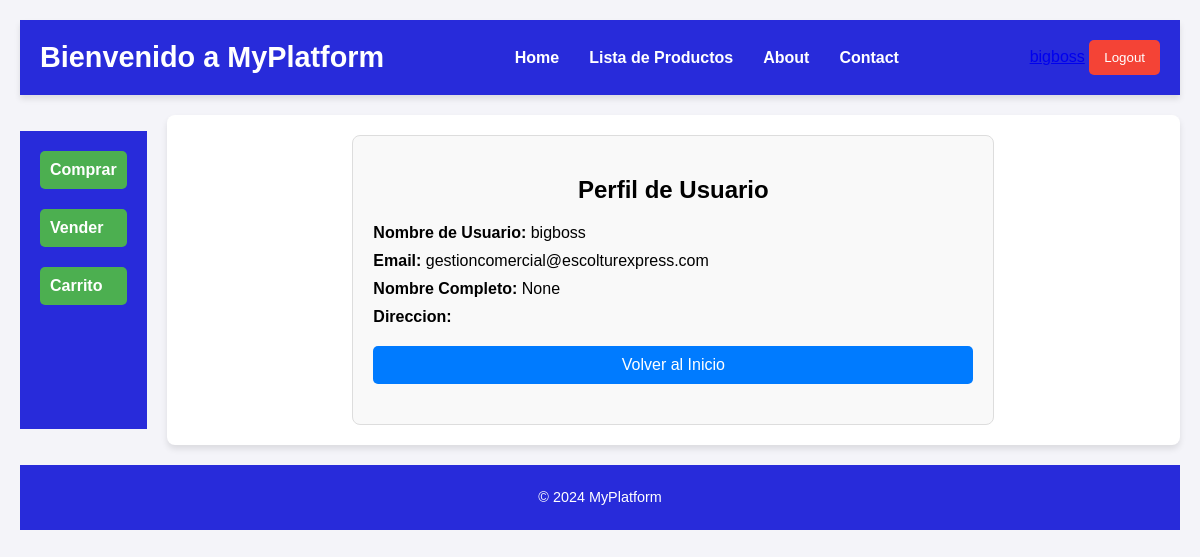
Page /users//profile/ (signed in) on the earlier database version.
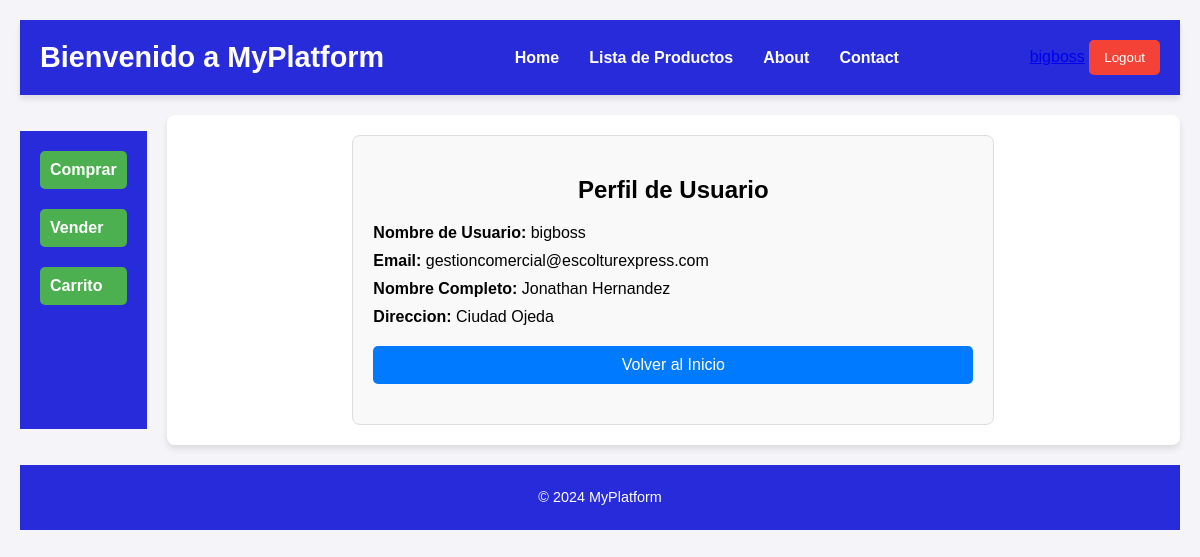
Same page on the later database version.
### users/models.py (models this page shows, shortened)
class CustomUser(AbstractUser):
    is_buyer = models.BooleanField(default=False)
    is_seller = models.BooleanField(default=False)
    full_name = models.CharField(max_length=255, blank=True, null=True)
    phone_number = models.CharField(max_length=20, blank=True, null=True)
    address = models.TextField(blank=True, null=True)

### users/views.py (the view)
# urls.py: path('profile/', ProfileView.as_view(), name='profile'),
@method_decorator(login_required, name='dispatch')
class ProfileView(TemplateView):
    template_name = 'users/profile.html'
    def get_context_data(self, **kwargs):
        context = super().get_context_data(**kwargs)
        context['user'] = self.request.user  # Pasamos el usuario autenticado a la plantilla
        return context

### users/templates/users/profile.html
{% extends 'home.html' %}
{% load static %}
{% block content %}
<link rel="stylesheet" href="{% static 'css\profile.css' %}">
<div class="profile-container">
    <h2>Perfil de Usuario</h2>
    <p><strong>Nombre de Usuario:</strong> {{ user.username }}</p>
    <p><strong>Email:</strong> {{ user.email }}</p>
    <p><strong>Nombre Completo:</strong> {{ user.full_name }}</p>
    <p><strong>Direccion:</strong> {{ user.address }}</p>
    <a href="{% url 'home' %}" class="btn">Volver al Inicio</a>
</div>
{% endblock %}

### templates/home.html (shortened to what this page needs)
{% load static %}
<!DOCTYPE html>
<html lang="en">
<head>
    <link rel="stylesheet" href="{% static 'css\home.css' %}">
</head>
<body>
    <div class="grid-container">
        <header>
            <h1>Bienvenido a MyPlatform</h1>
            <ul>
                <li><a href="{% url 'home' %}">Home</a></li>
                <li><a href="{% url 'product_list' %}">Lista de Productos</a></li>
                <li><a href="">About</a></li>
                <li><a href="">Contact</a></li>
            </ul>
            <div>
                {% if user.is_authenticated %}
                    <form method="post" action="{% url 'logout' %}" style="display: inline;">
                        <a href="{% url 'profile' %}">{{ user.username }}</a>
                        <button type="submit">Logout</button>
                    </form>
                {% else %}
                    <a href="{% url 'login' %}">Login</a>
                {% endif %}
            </div>
        </header>
        <menu>
            <li>
                <a href="{% url 'available_products' %}">Comprar</a>
            </li>
            <li>
                <a href="{% url 'sell_product' %}">Vender</a>
            </li>
            <li>
                <a href="{% url 'view_cart' %}">Carrito</a>
            </li>
        </menu>
        <main>
            {% block content %}{% endblock content %}
        </main>
        <footer>
            <p>&copy; 2024 MyPlatform</p>
        </footer>
    </div>
</body>
</html>

Differences in the rows shown:
changed CustomUser "bigboss": full_name "None" → "Jonathan Hernandez"; address (not shown) → "Ciudad Ojeda"
